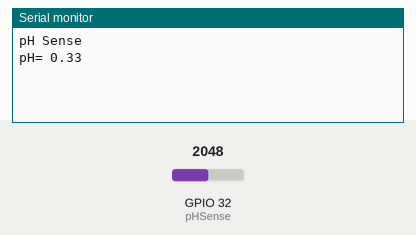
Recording of a sketch running on a simulated ESP32. Parts: the last lines printed to the serial monitor. The test bench sets the inputs (shaded band); at power-on: GPIO 32 (pHSense) = 2048.

Above: at 1.3 s.
1.4 s: GPIO 32 (pHSense) set to 2866
At 1.4 s:
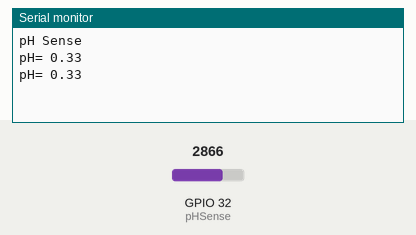
2.9 s: GPIO 32 (pHSense) set to 3603
At 4.4 s:
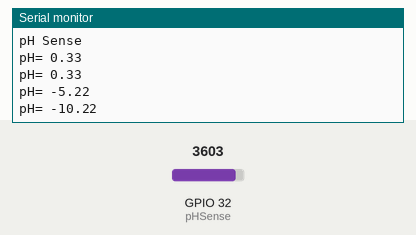
Timing chart, 0 to 5.9 s (numbered marks = the images above; inputs shaded):
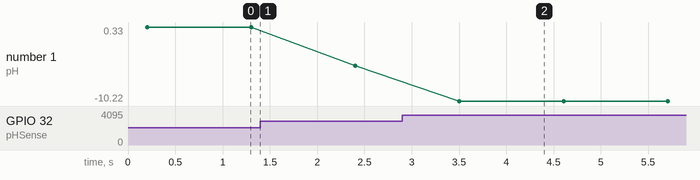

The sketch:

AnalogPinesESP32-TEST.ino
```cpp
int pHSense = 32;
int samples = 10;
float adc_resolution = 4095.0; //ESP 32 ADC Resolution

void setup()
{
    Serial.begin(9600);
    delay(100);
    Serial.println("pH Sense");
}

float ph (float voltage) {
    return 7 + ((1.30 - voltage) / 0.18);
}

void loop()
{
    int measurings=0;

    for (int i = 0; i < samples; i++)
    {
        measurings += analogRead(pHSense);
        delay(10);

    }

    float voltage = 5 / adc_resolution * measurings/samples;
    Serial.print("pH= ");
    Serial.println(ph(voltage));
    delay(1000);
}
```

Measured:
- after the input at 2.9 s, the serial monitor: prints a new line after 0.60 s (image 2)
- plotted number 1: 0.33 → -5.22 after the input at 1.4 s, -5.22 → -10.22 after the input at 2.9 s
